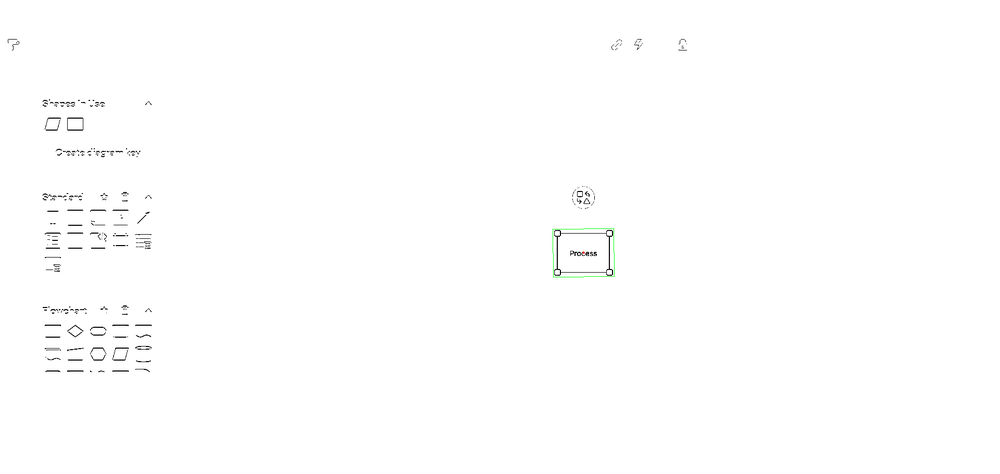
#> input picture RPA_lucidchart/detect_img/rec_para_detected.png, 1000 x 474 px, shrunk from 1920 x 911 before the run
$ python -i rect_para.py   (imports and definitions only)
#> lines starting #> are read from the running program, lines starting #| are printed output that depends on the picture; after the words box and inside, x2 and y2 are one past the last pixel; in counts of white or black regions, pixels touching at a corner belong together
#> in detect_rect_para, img is the input picture: shape (474, 1000, 3); mean B, G, R 254, 254.1, 254
# File: detect_shapes/element/rectangle.py
import cv2
import numpy as np
import os

def preprocess_image(img):
    """Tiền xử lý ảnh - Tăng cường cạnh mạnh"""
    gray = cv2.cvtColor(img, cv2.COLOR_BGR2GRAY)

    # Tăng tương phản
    clahe = cv2.createCLAHE(clipLimit=3.0, tileGridSize=(8, 8))
    enhanced = clahe.apply(gray)

    # Khử nhiễu
    denoised = cv2.fastNlMeansDenoising(enhanced, None, 10, 7, 21)

    # Làm sắc nét
    kernel_sharpen = np.array([[-1,-1,-1], [-1, 9,-1], [-1,-1,-1]])
    sharpened = cv2.filter2D(denoised, -1, kernel_sharpen)

    # Adaptive threshold
    thresh = cv2.adaptiveThreshold(sharpened, 255, cv2.ADAPTIVE_THRESH_GAUSSIAN_C,
                                   cv2.THRESH_BINARY_INV, 11, 2)
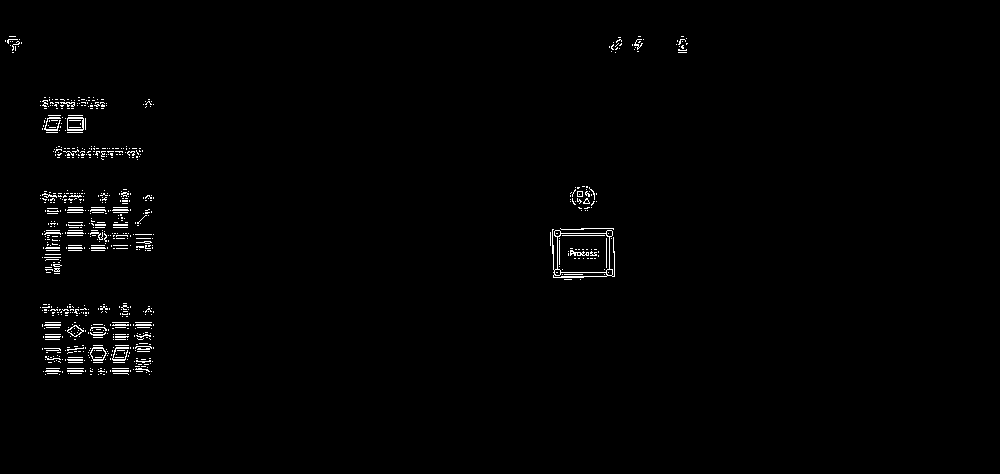
#> thresh: shape (474, 1000); 1% white in thin lines or dots, all inside (x1, y1, x2, y2) = (5, 36, 688, 375)

    # Làm liền các đường bị đứt
    kernel = np.ones((3, 3), np.uint8)
    closed = cv2.morphologyEx(thresh, cv2.MORPH_CLOSE, kernel, iterations=3)
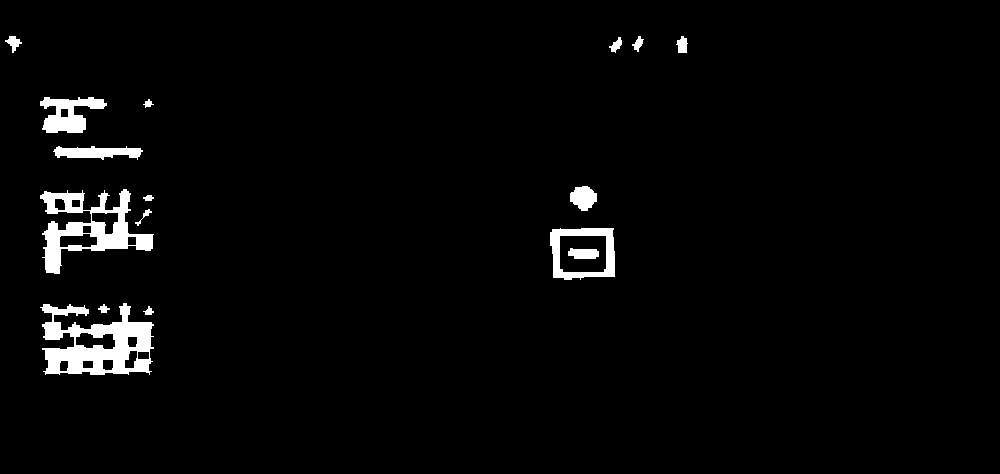
#> closed: shape (474, 1000); 2.8% white; 16 white regions, largest, box (x1, y1, x2, y2) and area: (40, 303, 154, 375) 4469, (40, 189, 154, 274) 3555, (550, 228, 615, 280) 1442
    dilated = cv2.dilate(closed, kernel, iterations=2)
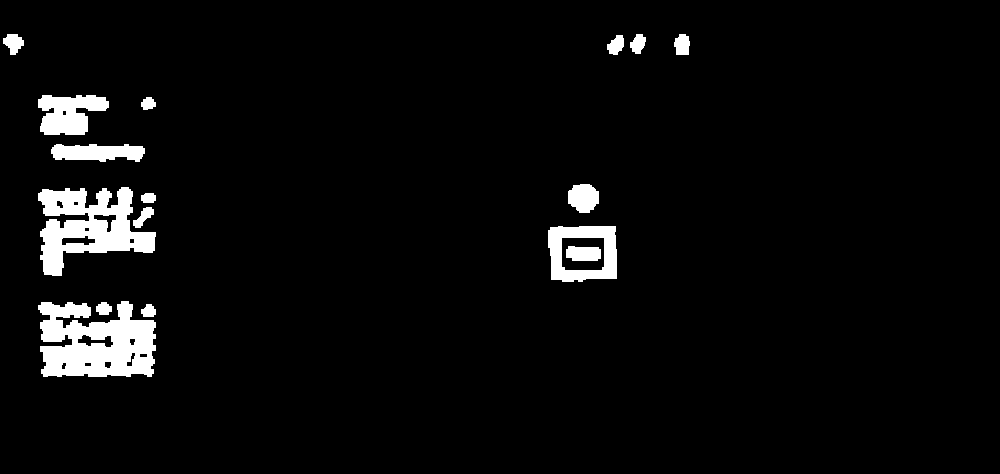
#> dilated: shape (474, 1000); 4.3% white; 16 white regions, largest, box (x1, y1, x2, y2) and area: (38, 301, 156, 377) 6517, (38, 187, 156, 276) 5527, (548, 226, 617, 282) 2254

    # Phát hiện cạnh
    edges = cv2.Canny(dilated, 20, 80)
#> edges: shape (474, 1000); 0.63% white in thin lines or dots, all inside (x1, y1, x2, y2) = (2, 33, 690, 377)

    # Nối các cạnh bị đứt theo nhiều hướng
    kernel_h = cv2.getStructuringElement(cv2.MORPH_RECT, (7, 1))
    kernel_v = cv2.getStructuringElement(cv2.MORPH_RECT, (1, 7))
    kernel_d = cv2.getStructuringElement(cv2.MORPH_RECT, (5, 5))

    edges = cv2.morphologyEx(edges, cv2.MORPH_CLOSE, kernel_h, iterations=1)
#> edges: shape (474, 1000); 0.86% white in thin lines or dots, all inside (x1, y1, x2, y2) = (0, 33, 690, 377)
    edges = cv2.morphologyEx(edges, cv2.MORPH_CLOSE, kernel_v, iterations=1)
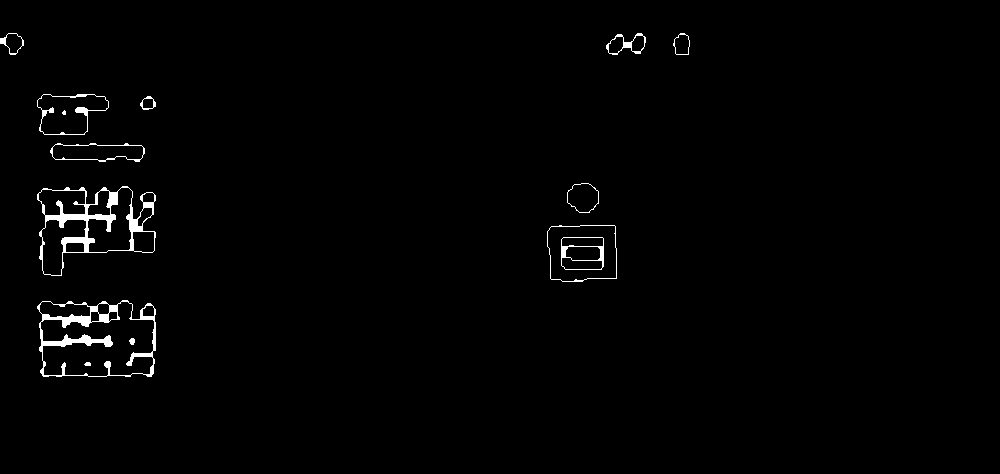
#> edges: shape (474, 1000); 1.2% white; 14 white regions (1 under 20 px), largest, box (x1, y1, x2, y2) and area: (37, 186, 156, 276) 2025, (37, 300, 156, 377) 1949, (37, 94, 109, 135) 369
    edges = cv2.morphologyEx(edges, cv2.MORPH_CLOSE, kernel_d, iterations=2)
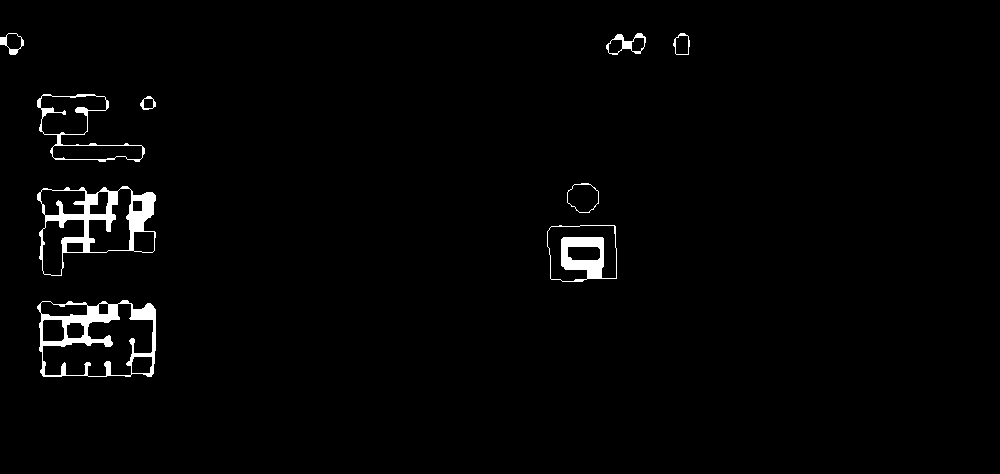
#> edges: shape (474, 1000); 1.8% white; 9 white regions, largest, box (x1, y1, x2, y2) and area: (37, 186, 156, 276) 2748, (37, 300, 156, 377) 2696, (547, 225, 617, 282) 1383
    edges = cv2.dilate(edges, kernel, iterations=1)
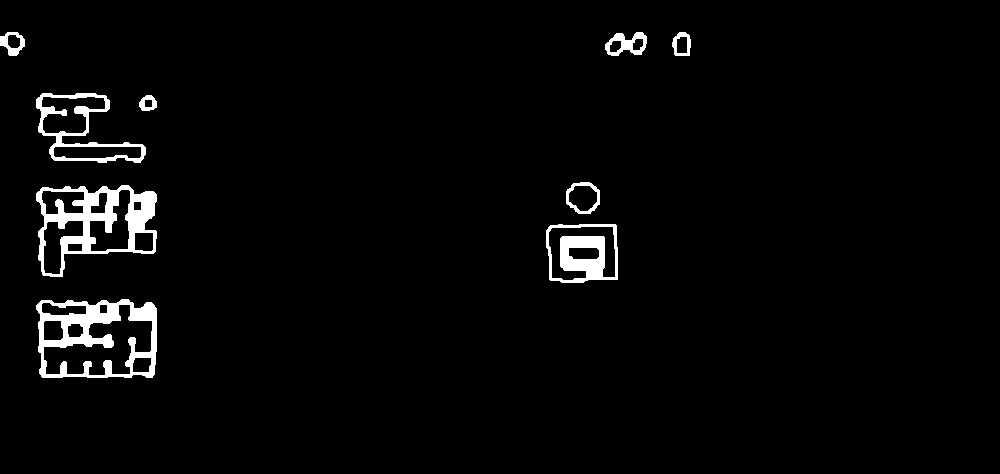
#> edges: shape (474, 1000); 2.9% white; 9 white regions

    return edges

def is_rectangle_or_parallelogram(approx):
    """
    Kiểm tra hình chữ nhật hoặc hình bình hành

    Returns: 'rectangle', 'parallelogram', hoặc None
    """
    if len(approx) != 4:
        return None

    pts = approx.reshape(4, 2).astype(float)

    # Tính các cạnh
    edges = []
    edge_lengths = []
    for i in range(4):
        next_i = (i + 1) % 4
        edge_vector = pts[next_i] - pts[i]
        edge_length = np.linalg.norm(edge_vector)
        edges.append(edge_vector)
        edge_lengths.append(edge_length)

    # Lọc hình có cạnh quá ngắn
    if min(edge_lengths) < 10:
        return None

    # Kiểm tra 2 cặp cạnh đối diện song song
    edge0_norm = edges[0] / (edge_lengths[0] + 1e-10)
    edge2_norm = edges[2] / (edge_lengths[2] + 1e-10)
    cos_pair1 = abs(np.dot(edge0_norm, edge2_norm))

    edge1_norm = edges[1] / (edge_lengths[1] + 1e-10)
    edge3_norm = edges[3] / (edge_lengths[3] + 1e-10)
    cos_pair2 = abs(np.dot(edge1_norm, edge3_norm))

    if cos_pair1 < 0.95 or cos_pair2 < 0.95:  # Không song song
        return None

    # Kiểm tra độ dài cặp cạnh đối diện
    length_ratio_1 = abs(edge_lengths[0] - edge_lengths[2]) / max(edge_lengths[0], edge_lengths[2])
    length_ratio_2 = abs(edge_lengths[1] - edge_lengths[3]) / max(edge_lengths[1], edge_lengths[3])

    if length_ratio_1 > 0.3 or length_ratio_2 > 0.3:
        return None

    # Tính góc để phân biệt chữ nhật và bình hành
    angles = []
    for i in range(4):
        prev_i = (i - 1) % 4
        next_i = (i + 1) % 4

        v1 = pts[prev_i] - pts[i]
        v2 = pts[next_i] - pts[i]

        v1_norm = v1 / (np.linalg.norm(v1) + 1e-10)
        v2_norm = v2 / (np.linalg.norm(v2) + 1e-10)

        cos_angle = np.dot(v1_norm, v2_norm)
        angle = np.arccos(np.clip(cos_angle, -1, 1)) * 180 / np.pi
        angles.append(angle)

    # Có ít nhất 2 góc vuông → hình chữ nhật
    right_angle_count = sum(1 for angle in angles if abs(angle - 90) < 15)

    if right_angle_count >= 2:
        return 'rectangle'
    else:
        # Kiểm tra góc đối diện bằng nhau → hình bình hành
        angle_diff_1 = abs(angles[0] - angles[2])
        angle_diff_2 = abs(angles[1] - angles[3])

        if angle_diff_1 < 20 and angle_diff_2 < 20:
            return 'parallelogram'

    return None

def find_diagonals_intersection(approx):
    """
    Tính giao điểm của hai đường chéo của hình chữ nhật hoặc hình bình hành
    - Đường chéo 1: nối đỉnh 0 và 2
    - Đường chéo 2: nối đỉnh 1 và 3
    """
    pts = approx.reshape(4, 2).astype(float)
    # Đường chéo 1: (x0, y0) -> (x2, y2)
    p0, p2 = pts[0], pts[2]
    # Đường chéo 2: (x1, y1) -> (x3, y3)
    p1, p3 = pts[1], pts[3]

    # Phương trình đường thẳng: ax + by = c
    # Đường chéo 1: (y2 - y0)x - (x2 - x0)y = x0y2 - x2y0
    a1 = p2[1] - p0[1]
    b1 = p0[0] - p2[0]
    c1 = p0[0] * p2[1] - p2[0] * p0[1]

    # Đường chéo 2: (y3 - y1)x - (x3 - x1)y = x1y3 - x3y1
    a2 = p3[1] - p1[1]
    b2 = p1[0] - p3[0]
    c2 = p1[0] * p3[1] - p3[0] * p1[1]

    # Tính định thức
    det = a1 * b2 - a2 * b1
    if abs(det) < 1e-10:  # Hai đường song song hoặc trùng nhau
        return None

    # Tính giao điểm
    x = (b2 * c1 - b1 * c2) / det
    y = (a1 * c2 - a2 * c1) / det

    return (int(x), int(y))

def detect_rect_para(image_path, output_folder="detect_img"):
    """
    Phát hiện hình chữ nhật hoặc hình bình hành lớn nhất trong ảnh và trả về tọa độ giao điểm của hai đường chéo.
    Lưu ảnh kết quả với giao điểm đánh dấu bằng chấm đỏ vào folder detect_img.

    Args:
        image_path (str): Đường dẫn đến ảnh đầu vào
        output_folder (str): Folder để lưu ảnh kết quả (mặc định: detect_img)

    Returns:
        tuple: (x, y) tọa độ giao điểm của hai đường chéo của hình lớn nhất, hoặc None nếu không tìm thấy
    """
    # Kiểm tra file có tồn tại không
    if not os.path.exists(image_path):
        print(f"❌ Không tìm thấy file: {image_path}")
        return None

    # Đọc ảnh
    img = cv2.imread(image_path)
    if img is None:
        print(f"❌ Không thể đọc ảnh: {image_path}")
        return None

    # Tạo folder đầu ra nếu chưa tồn tại
    os.makedirs(output_folder, exist_ok=True)

    # Tạo bản sao để vẽ
    output = img.copy()

    # Tiền xử lý
    edges = preprocess_image(img)

    # Tìm contours
    contours, _ = cv2.findContours(edges, cv2.RETR_TREE, cv2.CHAIN_APPROX_SIMPLE)
#> contours = 32 contours; largest, box (x1, y1, x2, y2) and area: (36, 299, 157, 378) 8610, (36, 185, 157, 277) 7694, (36, 93, 146, 163) 3928, (546, 224, 618, 283) 3845, (43, 304, 153, 376) 3785

    # Tìm shape lớn nhất
    largest_shape = None
    largest_area = 0
    largest_intersection = None

    for contour in contours:
        area = cv2.contourArea(contour)
        if area < 500:  # Diện tích tối thiểu
            continue

        perimeter = cv2.arcLength(contour, True)
        epsilon = 0.04 * perimeter  # Sử dụng epsilon cố định để đơn giản
        approx = cv2.approxPolyDP(contour, epsilon, True)

        shape_type = is_rectangle_or_parallelogram(approx)

        if shape_type and area > largest_area:
            largest_shape = approx
            largest_area = area
            # Tính giao điểm của hai đường chéo
            intersection = find_diagonals_intersection(approx)
            if intersection:
                largest_intersection = intersection
#> this loop made 32 passes
#> (area, perimeter, epsilon, edge0_norm in is_rectangle_or_parallelogram, edge2_norm in is_rectangle_or_parallelogram, cos_pair1 in is_rectangle_or_parallelogram, edge1_norm in is_rectangle_or_parallelogram, edge3_norm in is_rectangle_or_parallelogram) on pass 1: (8609.5, 410.4, 16.42, [-0.998, -0.0694], [0.999, 0.0354], 0.999, [-0.0274, 1], [0.0579, -0.998])
#> after the loop, largest_area = 8609.5

    # Xử lý kết quả
    if largest_shape is not None and largest_intersection is not None:
        # Vẽ shape lớn nhất
        cv2.drawContours(output, [largest_shape], -1, (0, 255, 0), 1)
        # Vẽ giao điểm bằng chấm đỏ
        cv2.circle(output, largest_intersection, 2, (0, 0, 255), -1)
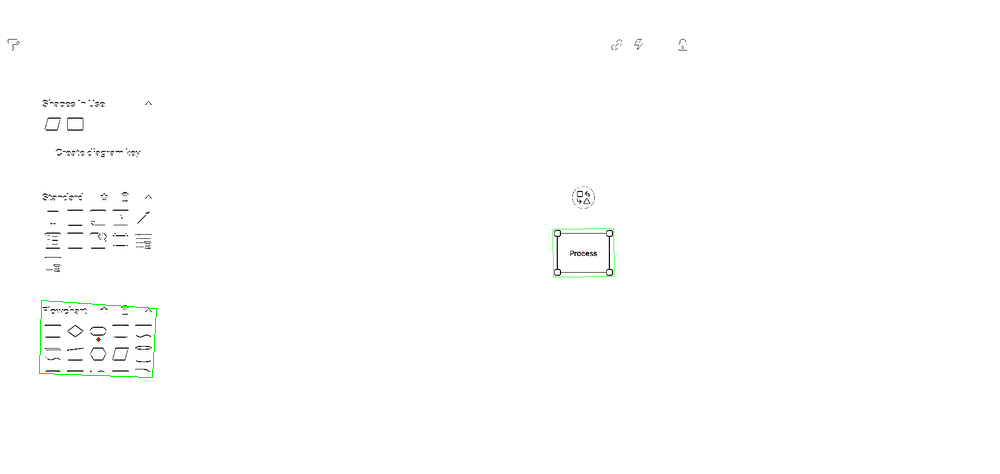
#> output: shape (474, 1000, 3); mean B, G, R 253.8, 254.1, 253.8

        # Lưu ảnh kết quả
        output_path = os.path.join(output_folder, "rec_para_detected.png")
        cv2.imwrite(output_path, output)
        print(f"✅ Phát hiện {'hình chữ nhật' if shape_type == 'rectangle' else 'hình bình hành'} lớn nhất! Tọa độ giao điểm đường chéo: {largest_intersection}")
#| ✅ Phát hiện hình bình hành lớn nhất! Tọa độ giao điểm đường chéo: (98, 339)
        print(f"📸 Đã lưu ảnh kết quả tại: {output_path}")

        return largest_intersection
    else:
        print("❌ Không phát hiện thấy hình chữ nhật hoặc hình bình hành trong ảnh!")
        return None

# [6 lines not run here, left out]

>>> result = detect_rect_para('../../detect_img/rec_para_detected.png')
#> result = (98, 339)

$ run again, on RPA_Datasets/images/screen/drawio.png
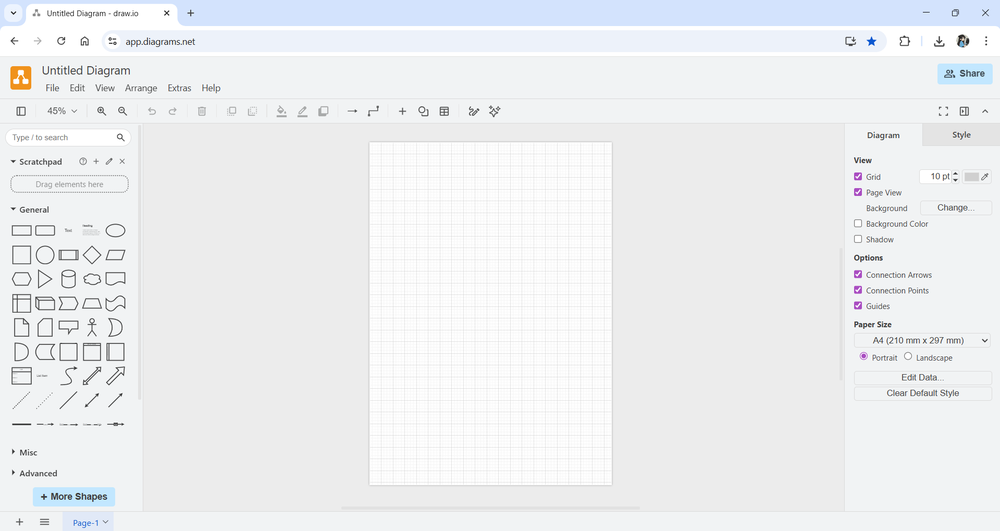
#> input picture RPA_Datasets/images/screen/drawio.png, 1000 x 531 px, shrunk from 1919 x 1019 before the run
#> in detect_rect_para, img is the input picture: shape (531, 1000, 3); mean B, G, R 240.5, 238.7, 237.1
#> in preprocess_image, `thresh = cv2.adaptiveThreshold(sharpened, 255, cv2.ADAPTIVE_THRESH_GAU..`:
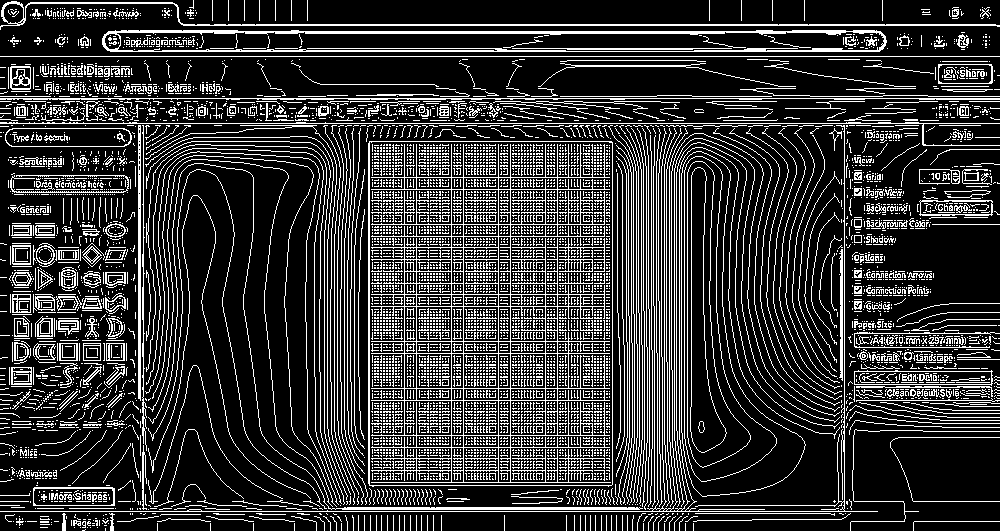
#> thresh: shape (531, 1000); 20.6% white in thin lines or dots
#> closed: shape (531, 1000); 62.5% white; 226 black regions, largest, box (x1, y1, x2, y2) and area: (147, 163, 315, 505) 42368, (119, 57, 942, 98) 25412, (691, 169, 838, 505) 16347
#> dilated: shape (531, 1000); 74.6% white; 298 black regions (56 under 20 px), largest, box (x1, y1, x2, y2) and area: (310, 0, 707, 22) 8734, (852, 227, 1000, 319) 7203, (894, 440, 1000, 499) 5583
#> contours = 178 contours, 3 with area under 20; largest, box (x1, y1, x2, y2) and area: (0, 0, 1000, 504) 115413, (147, 163, 314, 504) 43434, (100, 21, 888, 71) 29532, (824, 141, 995, 264) 9688, (0, 368, 323, 531) 9332
#> the loop in detect_rect_para, `for contour in contours:` made 178 passes
#> (area, perimeter, epsilon, edge0_norm in is_rectangle_or_parallelogram, edge2_norm in is_rectangle_or_parallelogram, cos_pair1 in is_rectangle_or_parallelogram, edge1_norm in is_rectangle_or_parallelogram, edge3_norm in is_rectangle_or_parallelogram) on passes 6, 22: (530.5, 99.07, 3.96, [1, -0.0286], [-1, 0.0294], 1, [0.0712, 0.997], [-0.141, -0.99]), (573, 122.5, 4.9, [1, 0], [-0.999, 0.0408], 0.999, [0.0995, 0.995], [-0.083, -0.997])
#> after the loop in detect_rect_para, `for contour in contours:`: largest_area = 43434
#> in detect_rect_para, `cv2.circle(output, largest_intersection, 2, (0, 0, 255), -1)`:
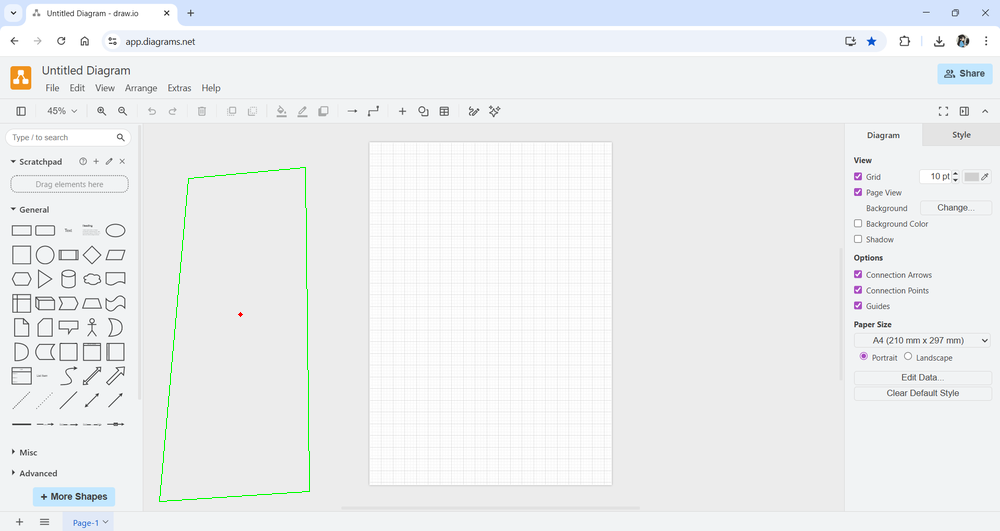
#> output: shape (531, 1000, 3); mean B, G, R 240.1, 238.7, 236.7
#| ✅ Phát hiện hình bình hành lớn nhất! Tọa độ giao điểm đường chéo: (240, 314)
#> result = (240, 314)
